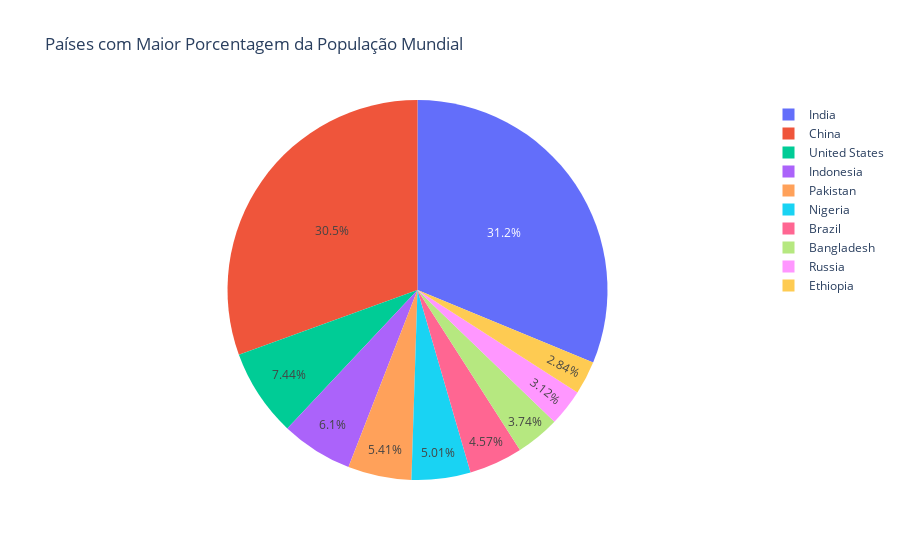

Notebook code for this chart:
### Markdown cell above
# 4. Quais países têm a maior porcentagem da população mundial?
Listamos os países com a maior porcentagem em relação à população mundial.

### Code cell
# Selecionar os 10 países com maior porcentagem da população mundial
top_world_percentage = df.nlargest(10, 'worldPercentage')[['country', 'worldPercentage']]

# Visualizar os resultados
top_world_percentage

# Gráfico de pizza interativo com Plotly Express
fig = px.pie(top_world_percentage, values='worldPercentage', names='country', title='Países com Maior Porcentagem da População Mundial')
fig.show()

### Figure 1 — Plotly figure (JSON) as saved in the notebook; plotly's stock layout.template omitted (floating-point values rounded to 4 significant figures)
{"data": [{"domain": {"x": [0, 1], "y": [0, 1]}, "hovertemplate": "country=%{label}<br>worldPercentage=%{value}<extra></extra>", "labels": ["India", "China", "United States", "Indonesia", "Pakistan", "Nigeria", "Brazil", "Bangladesh", "Russia", "Ethiopia"], "legendgroup": "", "name": "", "showlegend": true, "type": "pie", "values": [0.1813, 0.1773, 0.0432, 0.0354, 0.0314, 0.0291, 0.0265, 0.0217, 0.0181, 0.0165]}], "layout": {"legend": {"tracegroupgap": 0}, "title": {"text": "Países com Maior Porcentagem da População Mundial"}}}
